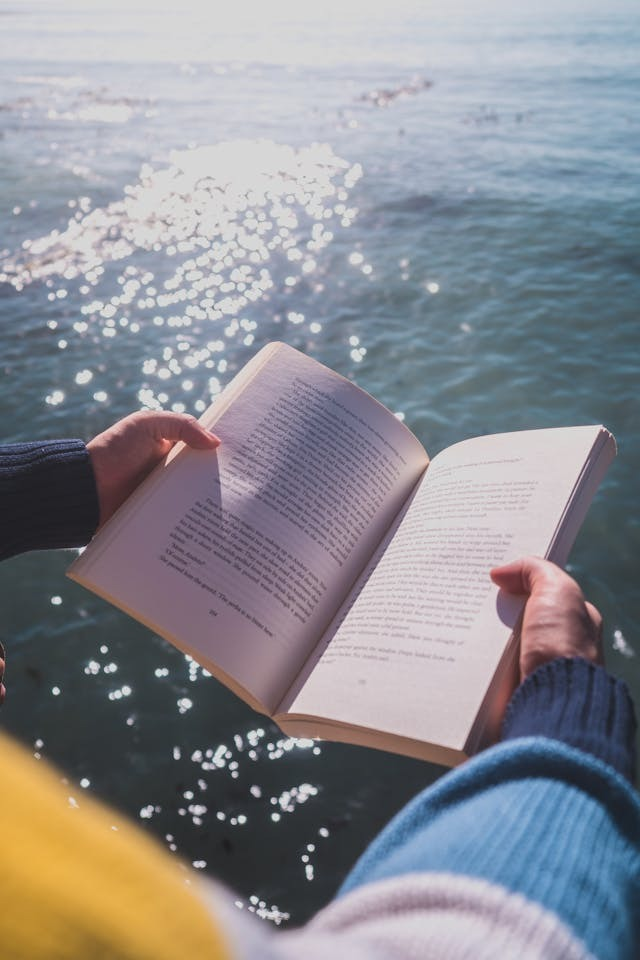
#> input picture Practice/images/book.jpg, 640 x 960 px
$ jupyter execute --allow-errors 08_binarization.ipynb
#> lines starting #> are read from the running program, lines starting #| are printed output that depends on the picture; after the words box and inside, x2 and y2 are one past the last pixel; in counts of white or black regions, pixels touching at a corner belong together
## 08. 이진화
- 임계값을 기준으로 색상을 흰색과 검은색으로 나누는 것
- 색상의 밝기 기준이기에 Grayscale에서 가능

[cell 1]
import cv2
import numpy as np

BOOK = "../images/book.jpg"
PARROT_PATH = "../images/parrot.jpg"

### 8-1. 기본 이진화
- ret, binary = cv2.threshold()

[cell 2]
img = cv2.imread(BOOK, cv2.IMREAD_GRAYSCALE) # 이미지를 흑백 사진으로
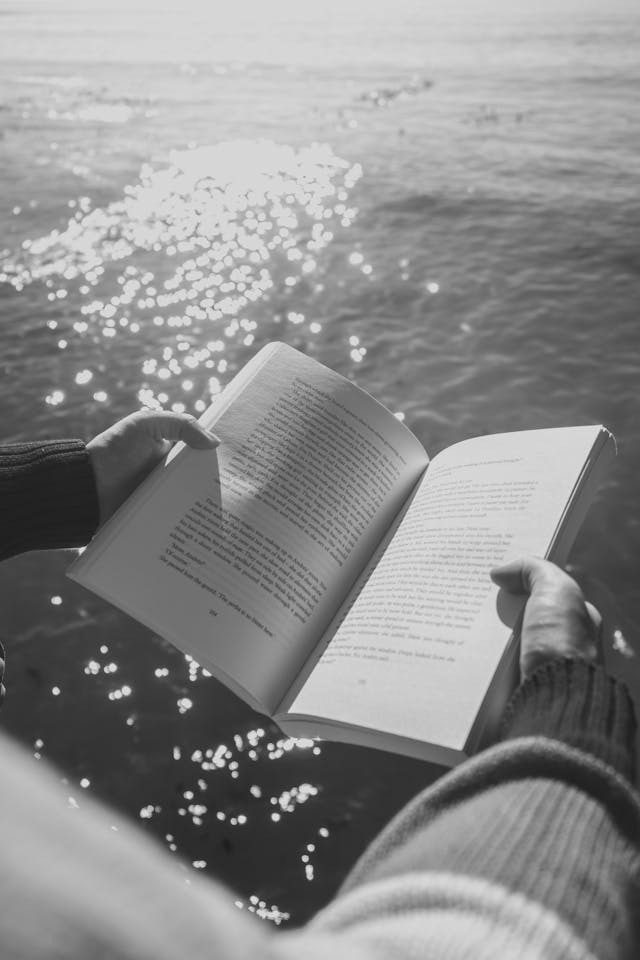
#> img: shape (960, 640); min 17, max 234, mean 140.3

ret, binary = cv2.threshold(img, 190, 255, cv2.THRESH_BINARY) # 원본, 임계값, 0과 대비될 값, 옵션 - 임계값보다 크면 흰색 작으면 검은색
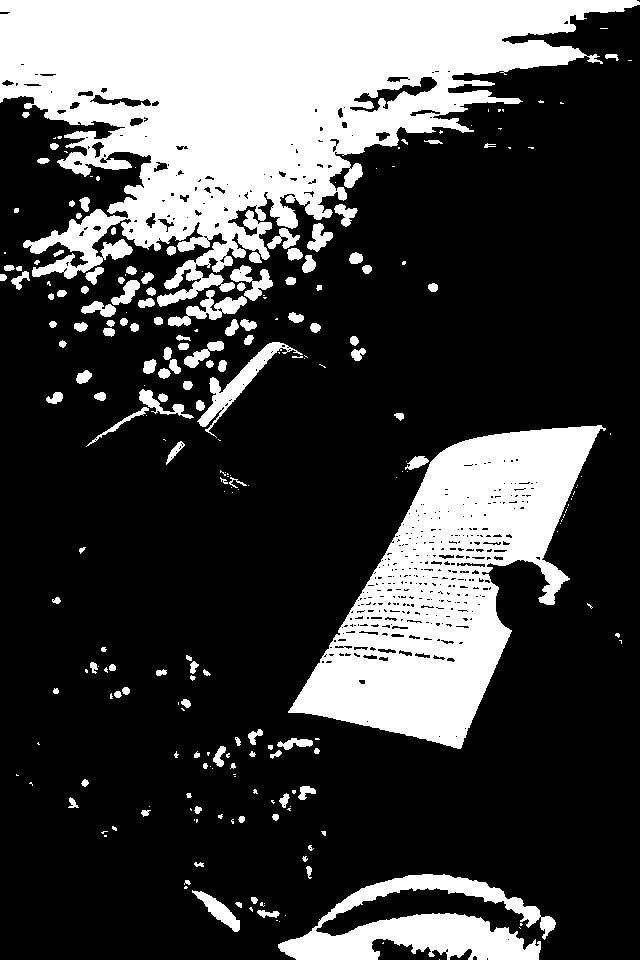
#> binary: shape (960, 640); 27% white; 243 white regions (116 under 20 px), largest, box (x1, y1, x2, y2) and area: (0, 0, 640, 307) 93727, (288, 425, 606, 749) 45840, (278, 874, 556, 960) 11055
print(ret) # 임계값이 ret으로 반환
print(binary) # 255와 0으로 나누어진 값
#> (printed output is left out)

cv2.imshow("img", img)
cv2.imshow("binary", binary)

cv2.waitKey(0)
cv2.destroyAllWindows()

[cell 3]
# Track bar 만들기 연습
img = cv2.imread(PARROT_PATH)

name = "trackbar"
cv2.namedWindow(name) # 창을 미리 생성
trackbar_name = "Rotation"
cv2.createTrackbar(trackbar_name, name, 0, 360, lambda x: x)
#> (the rest of this cell did not finish here and is left out)

### 실습 2-2. Threshold에 적용
- 트랙바 연습을 참고하여 Threshold에 트랙바 적용해보기

[cell 4]
img = cv2.imread(BOOK, cv2.IMREAD_GRAYSCALE)

name = "trackbar"
cv2.namedWindow(name)
trackbar_name = "Threshold"
cv2.createTrackbar(trackbar_name, name, 0, 255, lambda x: x) # 화면에 트랙바 추가
while True :
    threshold = cv2.getTrackbarPos(trackbar_name, name) # 트랙바 값 기준으로 임계값 바꾸기
    ret, binary = cv2.threshold(img, threshold, 255, cv2.THRESH_BINARY)
#> binary: shape (960, 640); every value is 255
#> ret = 0

    if not ret :
        break

    cv2.imshow(name, binary)

    if cv2.waitKey(1) == ord("q") :
        break

cv2.destroyAllWindows()

### 실습 2-1. 컬러 팔레트 만들기
- RGB 값을 변경할 수 있는 트랙바를 만들고
- RGB 값이 바뀜에 따라 배경색이 변하는 화면을 만들자
- 기본 색상은 검은색으로 설정
- 시간이 남는다면 트랙바의 작동을 제어할 수 있는 ON/OFF 스위치도 추가

[cell 5]
img = np.zeros((400, 600, 3), dtype=np.uint8) # 검은 화면

name = "trackbar"
cv2.namedWindow(name)
trackbar1 = "Red"
trackbar2 = "Green"
trackbar3 = "Blue"
trackbar4 = "0:OFF\n1:ON"
cv2.createTrackbar(trackbar1, name, 0, 255, lambda x: x) # 화면에 트랙바 추가
cv2.createTrackbar(trackbar2, name, 0, 255, lambda x: x) # 화면에 트랙바 추가
cv2.createTrackbar(trackbar3, name, 0, 255, lambda x: x) # 화면에 트랙바 추가
cv2.createTrackbar(trackbar4, name, 0, 1, lambda x: x) # 0 일떄 off, 1일때 on

while True:
    red = cv2.getTrackbarPos(trackbar1, name)
    green = cv2.getTrackbarPos(trackbar2, name)
    blue = cv2.getTrackbarPos(trackbar3, name)

    on_off = cv2.getTrackbarPos(trackbar4, name)

    if on_off == 1 : # on/off 값이 1일때만
        img[:] = (blue, green, red) # RGB 값 반영
    else :
        img[:] = 0

    cv2.imshow(name, img)

    if cv2.waitKey(1) == ord("q") :
#> (key q is pressed here)
        break

cv2.destroyAllWindows()

### 8-2. 적응형 이진화
- 블록마다 다른 임계값을 적용

[cell 6]
img = cv2.imread(BOOK, cv2.IMREAD_GRAYSCALE)

name = "Adaptive"
cv2.namedWindow(name)

binary = cv2.adaptiveThreshold(img, 255, cv2.ADAPTIVE_THRESH_MEAN_C, cv2.THRESH_BINARY, 25, 1) # 소스, 최대값, 적응형 이진화를 할 방법
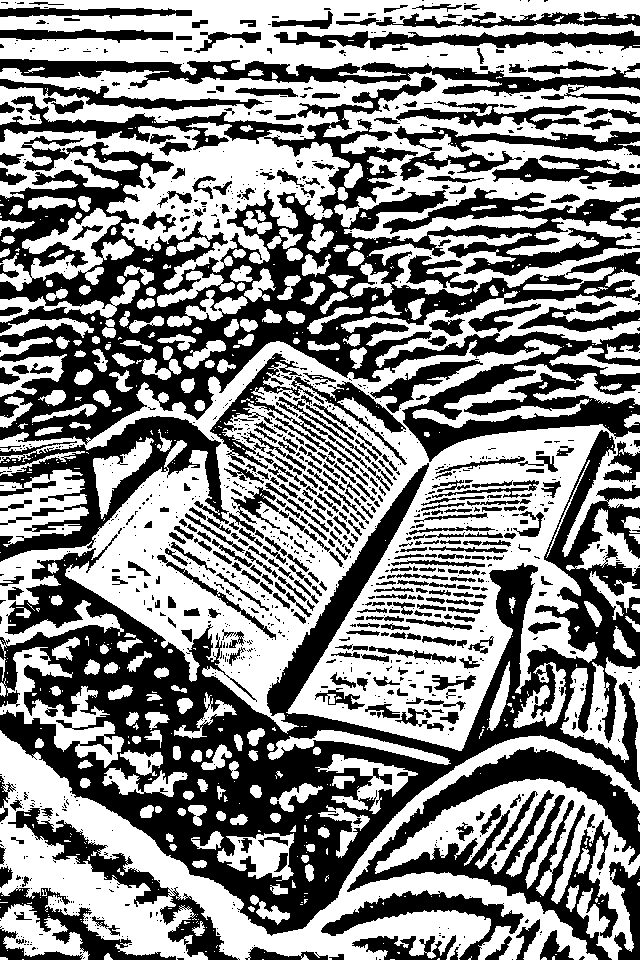
#> binary: shape (960, 640); 53.5% white; 1237 black regions (824 under 20 px), largest, box (x1, y1, x2, y2) and area: (0, 76, 640, 462) 84846, (0, 430, 640, 936) 81847, (347, 747, 640, 960) 16613

cv2.imshow(name, binary)
cv2.waitKey(0)
cv2.destroyAllWindows()

[cell 7]
img = cv2.imread(BOOK, cv2.IMREAD_GRAYSCALE)

name = "Adaptive"
cv2.namedWindow(name)


cv2.createTrackbar("block_size", name, 25, 100, lambda x: x) # 1보다 큰 홀수만 가능
cv2.createTrackbar("C", name, 1, 10, lambda x: x) # 일반적으로 양수를 사용

while True:
    block_size = cv2.getTrackbarPos("block_size", name) # 블럭 사이즈가 100이 되면 일반 threshold와 비슷하게 변함.
    #사이즈가 작을수록, 10 미만일수록 구별되는 구간들 많아짐
    C = cv2.getTrackbarPos("C", name) # C가 커질수록 전체적으로 하얗게 변함

    if block_size <= 1: #1보다 작거나 같으면
        block_size = 3

    if block_size % 2 == 0: # 짝수면 홀수로
        block_size += 1

    binary = cv2.adaptiveThreshold(img, 255, cv2.ADAPTIVE_THRESH_MEAN_C, cv2.THRESH_BINARY, block_size, C) # 소스, 최대값, 적응형 이진화를 할 방법
    cv2.imshow(name, binary)
    if cv2.waitKey(1) == ord("q"):
#> (key q is pressed here)
        break


cv2.destroyAllWindows()

### 8-3. 오츠 알고리즘
- 최적의 Threshold를 찾는 알고리즘

[cell 8]
img = cv2.imread(BOOK, cv2.IMREAD_GRAYSCALE)
ret_1, binary = cv2.threshold(img, 127, 255, cv2.THRESH_BINARY) # threshold 값 고정으로 하는 기존방식
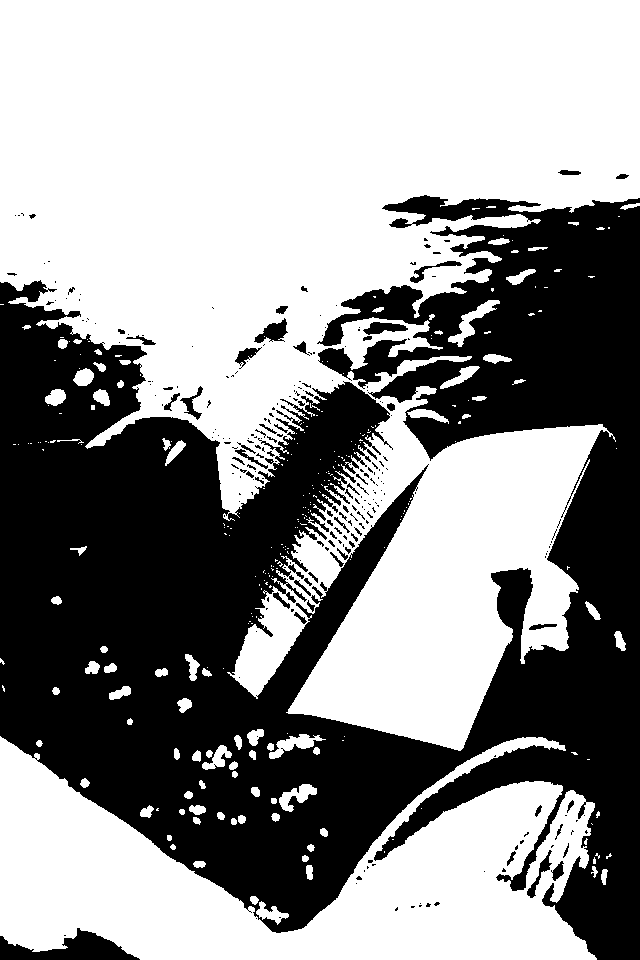
#> binary: shape (960, 640); 57.2% white; 255 black regions (190 under 20 px), largest, box (x1, y1, x2, y2) and area: (0, 195, 640, 960) 255781, (0, 928, 140, 960) 2241, (254, 318, 288, 343) 423
ret_2, otsu = cv2.threshold(img, -1, 255, cv2.THRESH_BINARY | cv2.THRESH_OTSU) # threshold 값을 자동으로 계산을 하려고 함. 임계점에 아무 값이나 넣어도 상관 없음
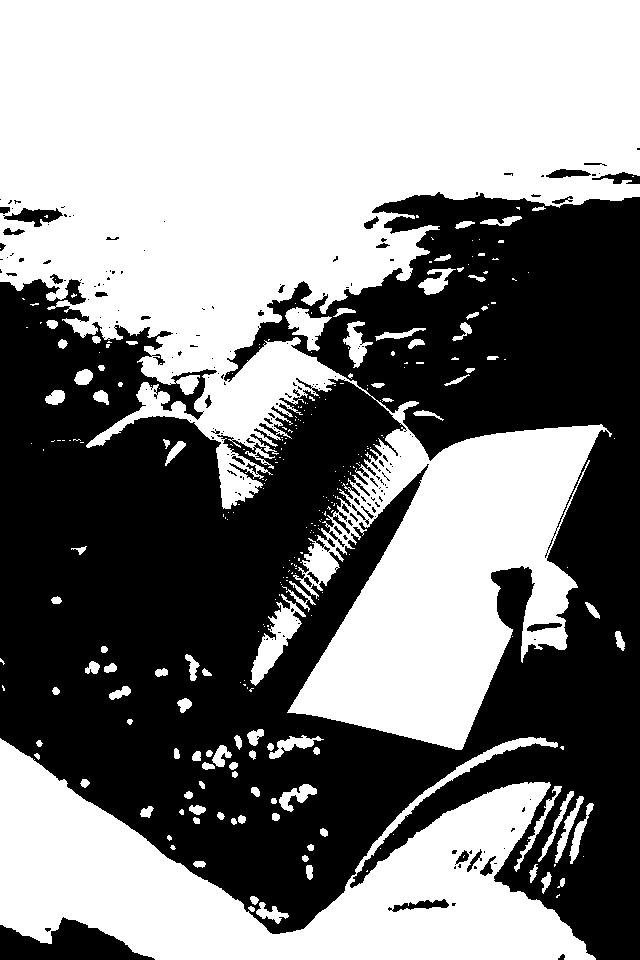
#> otsu: shape (960, 640); 52% white; 197 black regions (158 under 20 px), largest, box (x1, y1, x2, y2) and area: (0, 192, 640, 960) 286984, (0, 917, 155, 960) 3784, (3, 208, 63, 227) 557
#> ret_2 = 138

#print(ret_1, ret_2) # 앞은 127, 뒤는 오츠 알고리즘이 찾은 138이 나왔음

cv2.imshow("img", img)
cv2.imshow("threshold", binary)
cv2.imshow("otsu", otsu)

cv2.waitKey(0)
cv2.destroyAllWindows()

$ run again, with Practice/images/alert.jpg copied over Practice/images/book.jpg
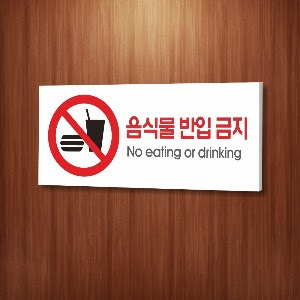
#> input picture Practice/images/alert.jpg, 300 x 300 px
#> `ret, binary = cv2.threshold(img, 190, 255, cv2.THRESH_BINARY)`:
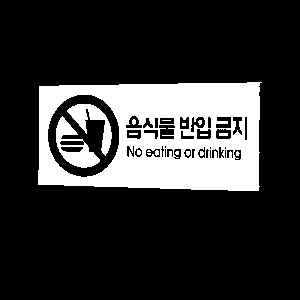
#> binary: shape (300, 300); 20.3% white; 18 white regions (13 under 20 px), largest, box (x1, y1, x2, y2) and area: (38, 82, 262, 191) 16277, (56, 116, 100, 168) 926, (67, 104, 112, 156) 797, (219, 133, 228, 136) 27, (132, 119, 136, 125) 20
#> (printed output is left out)
#> ret = 0
#> `ret_2, otsu = cv2.threshold(img, -1, 255, cv2.THRESH_BINARY | cv2.THRE..`:
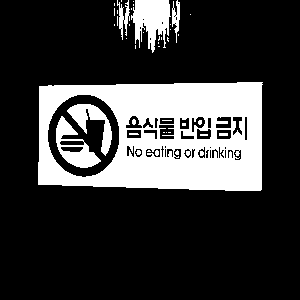
#> otsu: shape (300, 300); 22.8% white; 43 white regions (34 under 20 px), largest, box (x1, y1, x2, y2) and area: (38, 82, 263, 191) 16788, (131, 0, 171, 53) 1332, (56, 116, 101, 168) 945
#> ret_2 = 162
